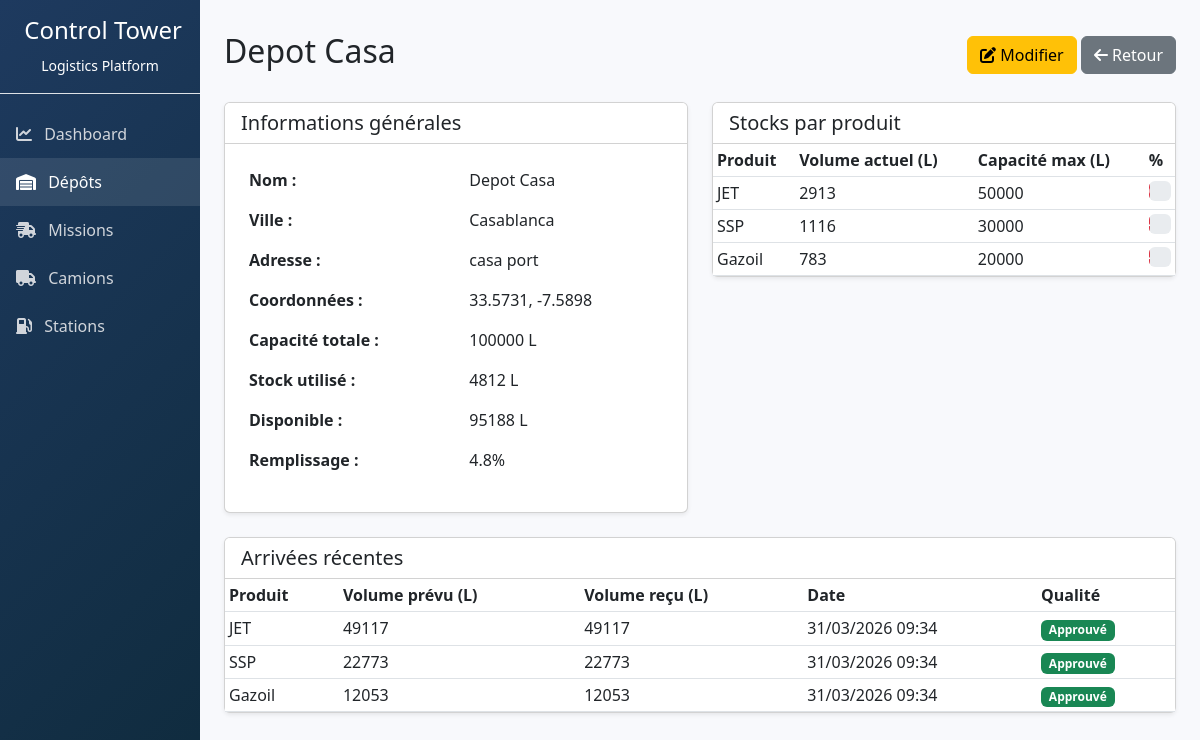
Before: /api/depots/1/ with the older database file.
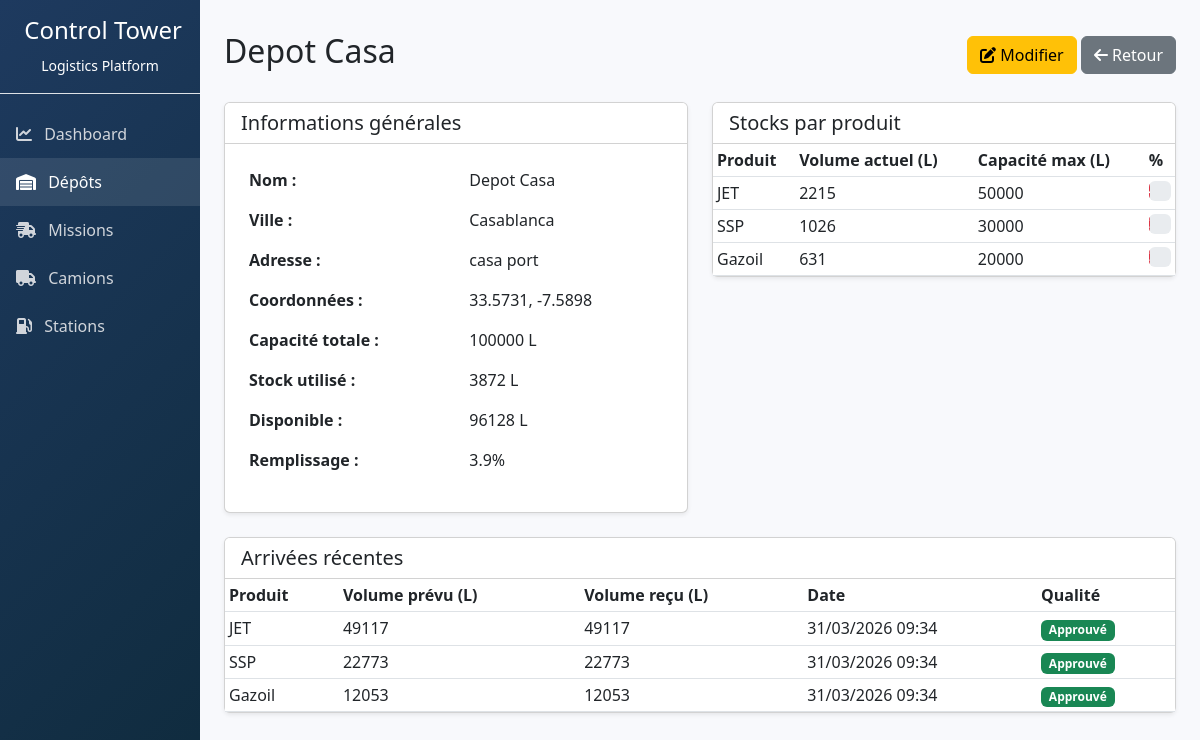
After: the same page with the newer database file.
### logistics/models.py (models this page shows, shortened)
class Depot(models.Model):
    name = models.CharField(max_length=100)
    city = models.CharField(max_length=100)
    capacity_total = models.FloatField(help_text="Capacité totale du dépôt en litres")
    address = models.TextField(blank=True, default='')
    latitude = models.FloatField(null=True, blank=True)
    longitude = models.FloatField(null=True, blank=True)
    def get_available_capacity(self):
        total_used = sum(stock.current_volume for stock in self.product_stocks.all())
        return self.capacity_total - total_used
    def get_used_capacity(self):
        return sum(stock.current_volume for stock in self.product_stocks.all())
    def get_fill_percentage(self):
        if self.capacity_total > 0:
            return (self.get_used_capacity() / self.capacity_total) * 100
        return 0

class DepotProductStock(models.Model):
    PRODUCT_CHOICES = [
        ('JET', 'JET'),
        ('SSP', 'SSP'),
        ('GAZOIL', 'Gazoil'),
    ]
    depot = models.ForeignKey(Depot, on_delete=models.CASCADE, related_name='product_stocks')
    product = models.CharField(max_length=20, choices=PRODUCT_CHOICES)
    current_volume = models.FloatField(default=0)
    max_capacity = models.FloatField(default=0)
    min_threshold = models.FloatField(default=0, help_text="Seuil minimum d'alerte")
    last_arrival_date = models.DateTimeField(null=True, blank=True, help_text="Date of last product arrival")
    updated_at = models.DateTimeField(auto_now=True)
    def fill_percentage(self):
        if self.max_capacity > 0:
            return (self.current_volume / self.max_capacity) * 100
        return 0
    class Meta:
        unique_together = ('depot', 'product')

class DepotArrival(models.Model):
    PRODUCT_CHOICES = [
        ('JET', 'JET'),
        ('SSP', 'SSP'),
        ('GAZOIL', 'Gazoil'),
    ]
    QUALITY_STATUS_CHOICES = [
        ('PENDING', 'Pending'),
        ('APPROVED', 'Approved'),
        ('REJECTED', 'Rejected'),
    ]
    depot = models.ForeignKey(Depot, on_delete=models.CASCADE, related_name='arrivals')
    product = models.CharField(max_length=20, choices=PRODUCT_CHOICES)
    planned_volume = models.FloatField()
    received_volume = models.FloatField(null=True, blank=True)
    arrival_date = models.DateTimeField()
    supplier = models.CharField(max_length=100, blank=True, default='')
    quality_status = models.CharField(max_length=20, choices=QUALITY_STATUS_CHOICES, default='PENDING')
    notes = models.TextField(blank=True, default='')

### logistics/views.py (the view)
# urls.py: path('depots/<int:pk>/', views.DepotDetailView.as_view(), name='depot_detail'),
class DepotDetailView(DetailView):
    model = Depot
    template_name = 'logistics/depot_detail.html'
    context_object_name = 'depot'

### logistics/templates/logistics/depot_detail.html (shortened to what this page needs)
{% extends "logistics/base.html" %}
{% block content %}
<div class="d-flex justify-content-between align-items-center mb-4">
    <h1 class="h2">{{ depot.name }}</h1>
    <div>
        <a href="{% url 'logistics:depot_update' depot.pk %}" class="btn btn-warning"><i class="fas fa-edit"></i> Modifier</a>
        <a href="{% url 'logistics:depot_list' %}" class="btn btn-secondary"><i class="fas fa-arrow-left"></i> Retour</a>
    </div>
</div>
<div class="row">
    <div class="col-md-6">
        <div class="card shadow-sm mb-4">
            <div class="card-header bg-white">
                <h5 class="mb-0">Informations générales</h5>
            </div>
            <div class="card-body">
                <table class="table table-borderless">
                    <tr><th>Nom :</th><td>{{ depot.name }}</td></tr>
                    <tr><th>Ville :</th><td>{{ depot.city }}</td></tr>
                    <tr><th>Adresse :</th><td>{{ depot.address|linebreaksbr|default:"-" }}</td></tr>
                    <tr><th>Coordonnées :</th><td>{{ depot.latitude }}, {{ depot.longitude }}</td></tr>
                    <tr><th>Capacité totale :</th><td>{{ depot.capacity_total|floatformat:0 }} L</td></tr>
                    <tr><th>Stock utilisé :</th><td>{{ depot.get_used_capacity|floatformat:0 }} L</td></tr>
                    <tr><th>Disponible :</th><td>{{ depot.get_available_capacity|floatformat:0 }} L</td></tr>
                    <tr><th>Remplissage :</th><td>{{ depot.get_fill_percentage|floatformat:1 }}%</td></tr>
                </table>
            </div>
        </div>
    </div>
    <div class="col-md-6">
        <div class="card shadow-sm mb-4">
            <div class="card-header bg-white">
                <h5 class="mb-0">Stocks par produit</h5>
            </div>
            <div class="card-body p-0">
                <div class="table-responsive">
                    <table class="table table-sm mb-0">
                        <thead>
                            <tr><th>Produit</th><th>Volume actuel (L)</th><th>Capacité max (L)</th><th>%</th></tr>
                        </thead>
                        <tbody>
                            {% for stock in depot.product_stocks.all %}
                            <tr>
                                <td>{{ stock.get_product_display }}</td>
                                <td>{{ stock.current_volume|floatformat:0 }}</td>
                                <td>{{ stock.max_capacity|floatformat:0 }}</td>
                                <td>
                                    <div class="progress" style="height: 20px;">
                                    </div>
                                </td>
                            </tr>
                            {% empty %}
                            <tr><td colspan="4" class="text-center">Aucun stock enregistré.</td></tr>
                            {% endfor %}
                        </tbody>
                    </table>
                </div>
            </div>
        </div>
    </div>
</div>
<div class="card shadow-sm">
    <div class="card-header bg-white">
        <h5 class="mb-0">Arrivées récentes</h5>
    </div>
    <div class="card-body p-0">
        <div class="table-responsive">
            <table class="table table-sm mb-0">
                <thead>
                    <tr><th>Produit</th><th>Volume prévu (L)</th><th>Volume reçu (L)</th><th>Date</th><th>Qualité</th></tr>
                </thead>
                <tbody>
                    {% for arrival in depot.arrivals.all|slice:":10" %}
                    <tr>
                        <td>{{ arrival.get_product_display }}</td>
                        <td>{{ arrival.planned_volume|floatformat:0 }}</td>
                        <td>{{ arrival.received_volume|default:"-"|floatformat:0 }}</td>
                        <td>{{ arrival.arrival_date|date:"d/m/Y H:i" }}</td>
                        <td>
                            {% if arrival.quality_status == 'APPROVED' %}
                                <span class="badge bg-success">Approuvé</span>
                            {% elif arrival.quality_status == 'REJECTED' %}
                                <span class="badge bg-danger">Rejeté</span>
                            {% else %}
                                <span class="badge bg-secondary">En attente</span>
                            {% endif %}
                        </td>
                    </tr>
                    {% empty %}
                    <tr><td colspan="5" class="text-center">Aucune arrivée récente.</td></tr>
                    {% endfor %}
                </tbody>
            </table>
        </div>
    </div>
</div>
{% endblock %}

### logistics/templates/logistics/base.html (shortened to what this page needs)
<!DOCTYPE html>
<html lang="fr">
<head>
    <link href="https://cdn.jsdelivr.net/npm/bootstrap@5.3.0-alpha1/dist/css/bootstrap.min.css" rel="stylesheet">
    <link rel="stylesheet" href="https://cdnjs.cloudflare.com/ajax/libs/font-awesome/6.0.0-beta3/css/all.min.css">
    <link rel="stylesheet" href="https://unpkg.com/leaflet@1.9.4/dist/leaflet.css" />
</head>
<body>
    <div class="container-fluid">
        <div class="row">
            <nav class="col-md-3 col-lg-2 d-md-block sidebar p-0">
                <div class="position-sticky">
                    <div class="p-3 text-center border-bottom">
                        <h4> Control Tower</h4>
                        <small>Logistics Platform</small>
                    </div>
                    <ul class="nav flex-column mt-3">
                        <li class="nav-item">
                            <a class="nav-link {% if request.resolver_match.url_name == 'dashboard' %}active{% endif %}" href="{% url 'logistics:dashboard' %}">
                                <i class="fas fa-chart-line me-2"></i> Dashboard
                            </a>
                        </li>
                        <li class="nav-item">
                            <a class="nav-link {% if 'depot' in request.resolver_match.url_name %}active{% endif %}" href="{% url 'logistics:depot_list' %}">
                                <i class="fas fa-warehouse me-2"></i> Dépôts
                            </a>
                        </li>
                        <li class="nav-item">
                            <a class="nav-link {% if 'mission' in request.resolver_match.url_name %}active{% endif %}" href="{% url 'logistics:mission_list' %}">
                                <i class="fas fa-truck-fast me-2"></i> Missions
                            </a>
                        </li>
                        <li class="nav-item">
                            <a class="nav-link {% if 'truck' in request.resolver_match.url_name %}active{% endif %}" href="{% url 'logistics:truck_list' %}">
                                <i class="fas fa-truck me-2"></i> Camions
                            </a>
                        </li>
                        <li class="nav-item">
                            <a class="nav-link {% if 'station' in request.resolver_match.url_name %}active{% endif %}" href="{% url 'logistics:station_list' %}">
                                <i class="fas fa-gas-pump me-2"></i> Stations
                            </a>
                        </li>
                    </ul>
                </div>
            </nav>
            <main class="col-md-9 ms-sm-auto col-lg-10 px-md-4 main-content">
                {% block content %}{% endblock %}
            </main>
        </div>
    </div>
</body>
</html>

### logistics/templates/logistics/base.html (style rules this page uses)
body { background-color: #f8f9fc; }
.sidebar { min-height: 100vh; background: linear-gradient(135deg, #1e3a5f, #0f2b3d); color: white; }
.sidebar a { color: #d1d5db; text-decoration: none; display: block; padding: 0.75rem 1rem; transition: all 0.3s; }
.sidebar a:hover, .sidebar a.active { background-color: rgba(255,255,255,0.1); color: white; }
.main-content { padding: 2rem; }

Changed rows visible on the page:
changed through a linked row, Depot "Depot Casa": get_used_capacity "4812" → "3872"; get_available_capacity "95188" → "96128"; get_fill_percentage "4.8" → "3.9"
changed DepotProductStock "JET": current_volume "2913" → "2215"
changed DepotProductStock "SSP": current_volume "1116" → "1026"
changed DepotProductStock "Gazoil": current_volume "783" → "631"
